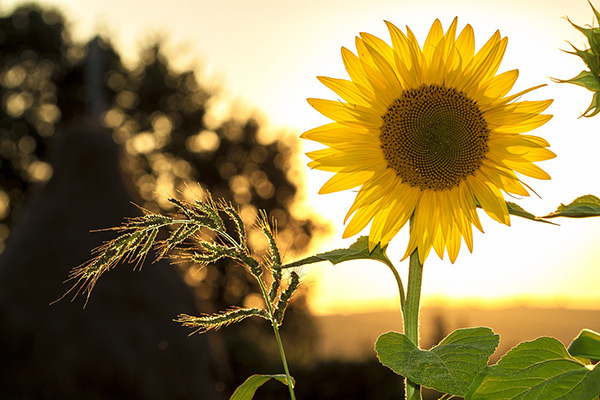
#> input picture sunflower.jpg, 600 x 400 px, found by its file name
$ python 'Sobel Operator.py'   (older library calls are emulated)
#> lines starting #> are read from the running program, lines starting #| are printed output that depends on the picture; after the words box and inside, x2 and y2 are one past the last pixel; in counts of white or black regions, pixels touching at a corner belong together
import cv2
img=cv2.imread("A:\\Apps\\anaconda\\spyder\\DIP lab preparation\\sunflower.jpg")
#> img is the input picture: shape (400, 600, 3); mean B, G, R 78.6, 128.9, 146.8
gray=cv2.cvtColor(img,cv2.COLOR_BGR2GRAY)
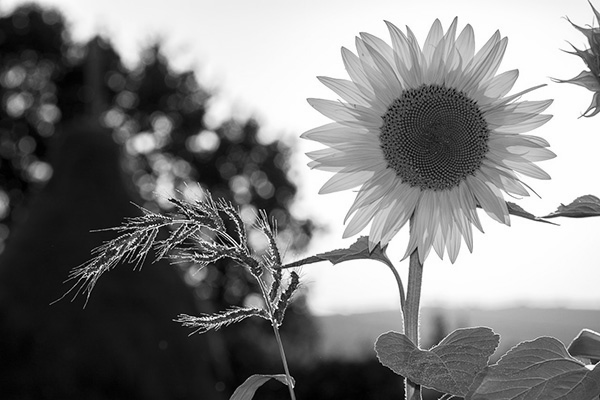
#> gray: shape (400, 600); min 0, max 255, mean 128.5
gaub=cv2.GaussianBlur(gray,(5,5),5)
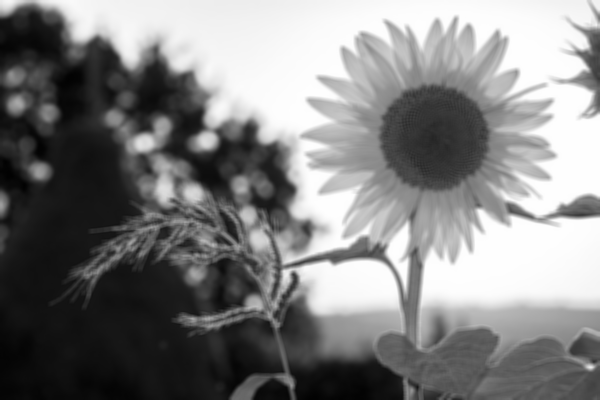
#> gaub: shape (400, 600); min 1, max 254, mean 128.5
sob1=cv2.Sobel(gray,cv2.CV_64F,1,0,5)
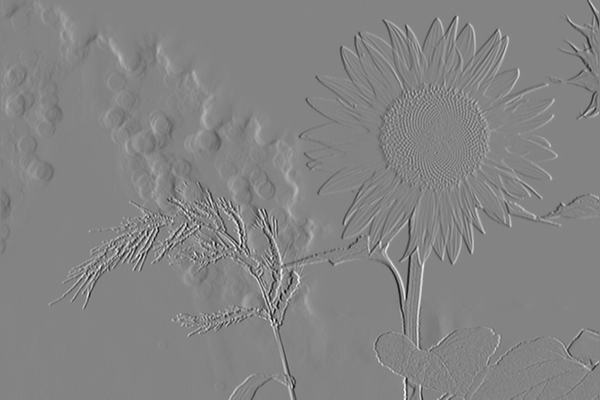
#> sob1: shape (400, 600) float64; min -904, max 845, mean 1.8; drawn with min black and max white
lap=cv2.Laplacian(gray,cv2.CV_64F)
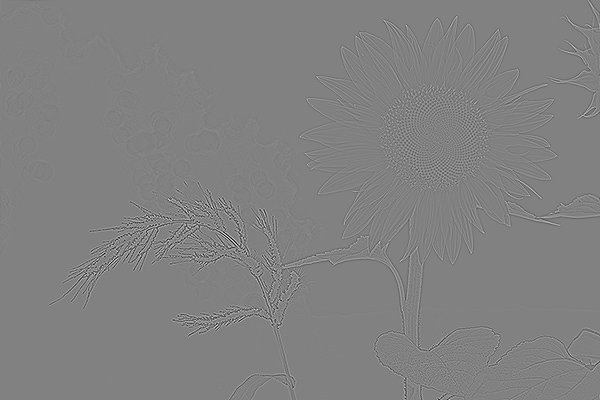
#> lap: shape (400, 600) float64; min -644, max 625, mean 0; drawn with min black and max white
cv2.imshow("Ori",img)
cv2.imshow("Gray",gray)
cv2.imshow("Sobel Operator",sob1)
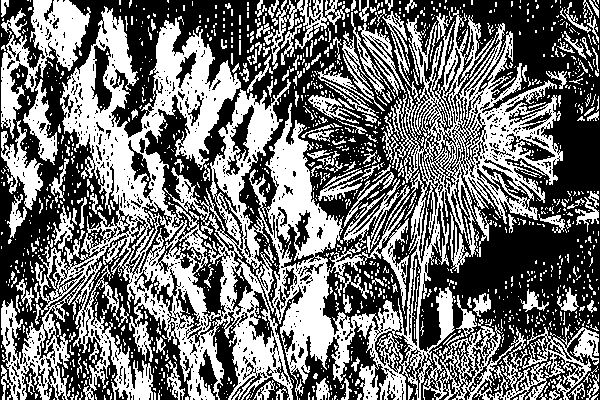
#> window 'Sobel Operator': shape (400, 600); 44.8% white; 1426 white regions (1236 under 20 px), largest, box (x1, y1, x2, y2) and area: (1, 6, 563, 400) 72048, (423, 319, 599, 400) 4810, (1, 0, 91, 139) 4420
cv2.imshow("Laplacian ",lap)
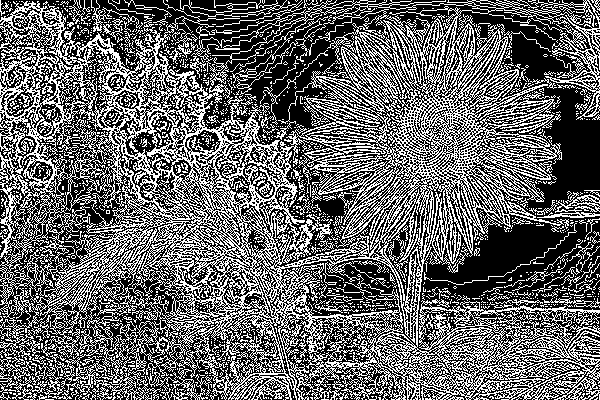
#> window 'Laplacian ': shape (400, 600); 39.9% white in thin lines or dots
cv2.waitKey()
cv2.destroyAllWindows()

$ run again, with 3circle.jpg copied over sunflower.jpg
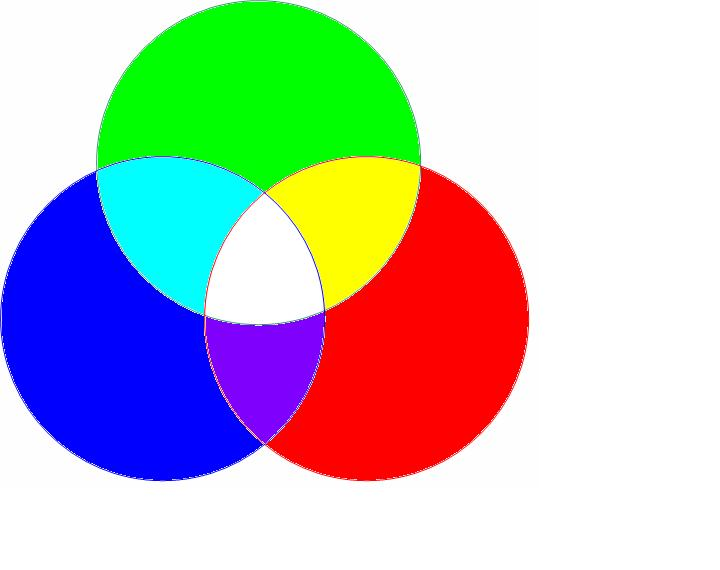
#> input picture 3circle.jpg, 720 x 570 px, found by its file name
#> img is the input picture: shape (570, 720, 3); mean B, G, R 190.6, 190.4, 187.5
#> `cv2.imshow("Sobel Operator",sob1)`:
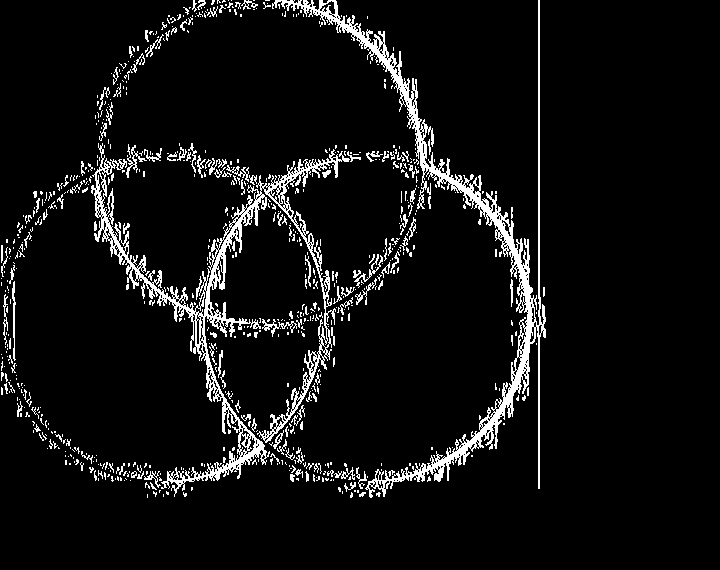
#> window 'Sobel Operator': shape (570, 720); 6.8% white in thin lines or dots, all inside (x1, y1, x2, y2) = (1, 0, 546, 498)
#> `cv2.imshow("Laplacian ",lap)`:
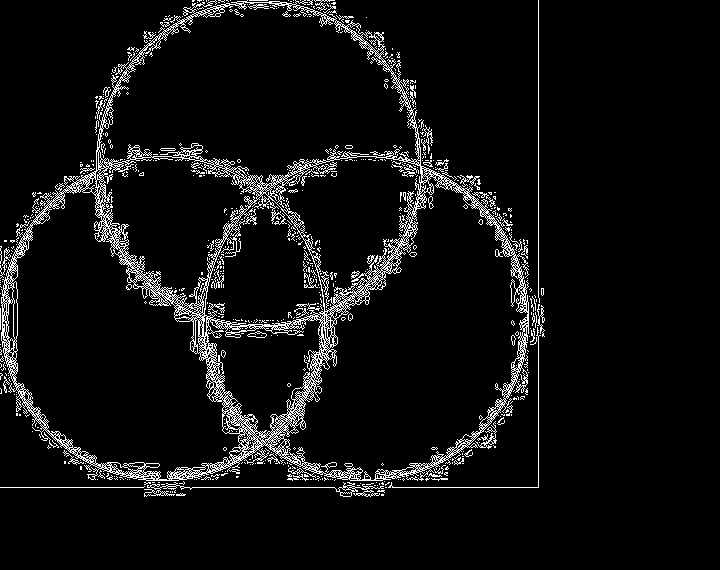
#> window 'Laplacian ': shape (570, 720); 6.4% white in thin lines or dots, all inside (x1, y1, x2, y2) = (0, 0, 545, 497)
